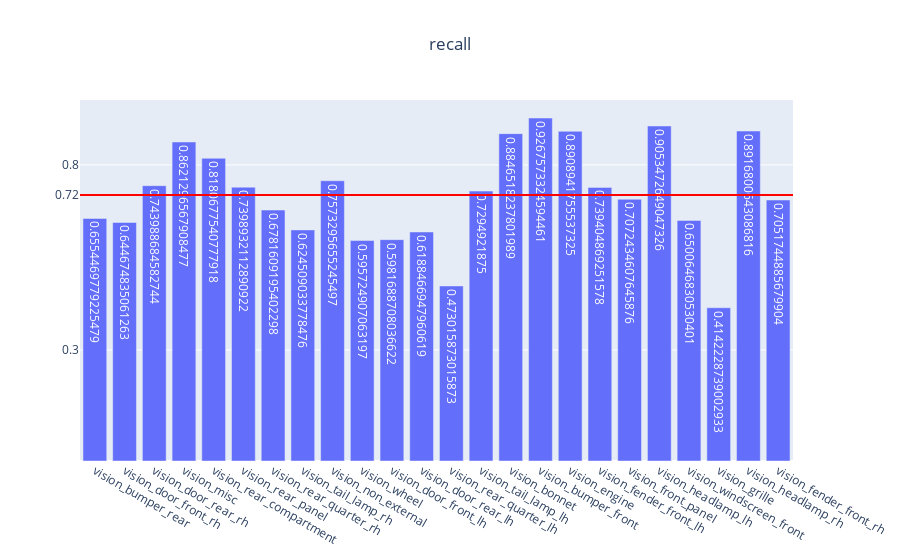

Here is the notebook cell this chart was saved with:
### Code cell
genVisMulitlabel(partEvalMetrics, "recall")

### Figure 1 — Plotly figure (JSON) as saved in the notebook; plotly's stock layout.template omitted (floating-point values rounded to 4 significant figures)
{"data": [{"text": [0.6554, 0.6447, 0.744, 0.8621, 0.8181, 0.7399, 0.6782, 0.6245, 0.7573, 0.5957, 0.5982, 0.6188, 0.473, 0.7295, 0.8847, 0.9268, 0.8909, 0.7394, 0.7072, 0.9053, 0.6501, 0.4142, 0.8917, 0.7052], "type": "bar", "x": ["vision_bumper_rear", "vision_door_front_rh", "vision_door_rear_rh", "vision_misc", "vision_rear_compartment", "vision_rear_panel", "vision_rear_quarter_rh", "vision_tail_lamp_rh", "vision_non_external", "vision_wheel", "vision_door_front_lh", "vision_door_rear_lh", "vision_rear_quarter_lh", "vision_tail_lamp_lh", "vision_bonnet", "vision_bumper_front", "vision_engine", "vision_fender_front_lh", "vision_front_panel", "vision_headlamp_lh", "vision_windscreen_front", "vision_grille", "vision_headlamp_rh", "vision_fender_front_rh"], "y": [0.6554, 0.6447, 0.744, 0.8621, 0.8181, 0.7399, 0.6782, 0.6245, 0.7573, 0.5957, 0.5982, 0.6188, 0.473, 0.7295, 0.8847, 0.9268, 0.8909, 0.7394, 0.7072, 0.9053, 0.6501, 0.4142, 0.8917, 0.7052]}], "layout": {"shapes": [{"line": {"color": "red", "width": 2}, "type": "line", "x0": 0, "x1": 1, "xref": "x domain", "y0": 0.719, "y1": 0.719, "yref": "y"}], "title": {"text": "recall", "x": 0.5}, "yaxis": {"tickmode": "array", "tickvals": ["0.72", 0.3, 0.8]}}}
